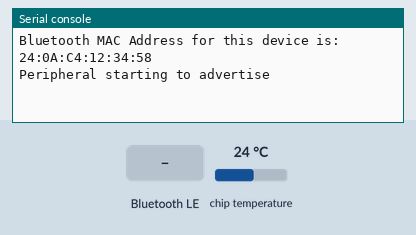
A program run on a simulated Raspberry Pi Pico running MicroPython. On the bench: the last lines printed to the serial console. Inputs (shaded band) come from the test bench; at power-on: chip temperature 24 °C. Nothing arrives over Bluetooth unless stated.

Above: at 1.2 s.
1.3 s: "1" written over Bluetooth
At 1.6 s:
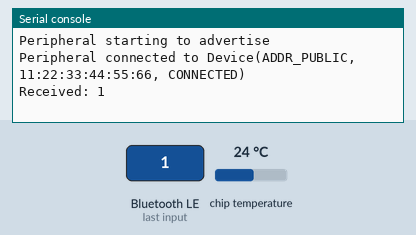
2.8 s: "on" written over Bluetooth
At 4.1 s:
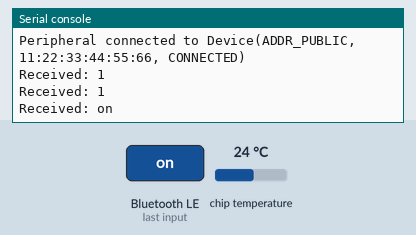
4.8 s: "off" written over Bluetooth
At 5.9 s:
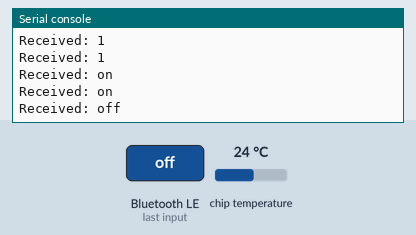

The program:

pico_a_3.py
```python
import aioble
import bluetooth
from machine import ADC, Pin
import asyncio

# Define UUIDs for the service and characteristics
_SERVICE_UUID = bluetooth.UUID(0x1848)
_WRITE_CHARACTERISTIC_UUID = bluetooth.UUID(0x2A6E)  # Central writes here
_READ_CHARACTERISTIC_UUID = bluetooth.UUID(0x2A6F)   # Peripheral responds here

# ADC Channel 4 reads the temperature sensor
sensor_temp = ADC(4)
conversion_factor = 3.3 / 65535  # Conversion factor for ADC reading to voltage

# Function to read the internal temperature
def read_temperature():
    raw_value = sensor_temp.read_u16()
    voltage = raw_value * conversion_factor
    temperature = 27 - (voltage - 0.706) / 0.001721
    return temperature

# Show the MAC address for the current Pico
ble = bluetooth.BLE()
ble.active(True)
_, mac_address = ble.config('mac')
formatted_mac = ':'.join(f'{b:02X}' for b in mac_address)
print(f"Bluetooth MAC Address for this device is: {formatted_mac}")
ble.active(False)
ble = None

IAM = "Peripheral"

# Bluetooth parameters
BLE_NAME = f"{IAM}"  # Dynamic name for the device
BLE_SVC_UUID = _SERVICE_UUID
BLE_APPEARANCE = 0x0300
BLE_ADVERTISING_INTERVAL = 2000

# state variables
message_count = 0

def encode_message(message):
    """Encode a message to bytes."""
    return message.encode('utf-8')

def decode_message(message):
    """Decode a message from bytes."""
    return message.decode('utf-8')

async def send_data_task(connection, write_characteristic):
    """Send data to the central device."""
    global message_count
    while True:
        message = f"{read_temperature()}°C"
        # print(f"Sending: {message}")

        try:
            msg = encode_message(message)
            write_characteristic.write(msg)  # Peripheral writes data here
            await asyncio.sleep(1)
        except Exception as e:
            print(f"Error while sending data: {e}")
            continue

async def receive_data_task(read_characteristic):
    """Receive data from the central device."""
    while True:
        try:
            # This blocks until new data is available
            data = read_characteristic.read()

            if data:
                print(f"Received: {decode_message(data)}")
                await asyncio.sleep(1)
        except Exception as e:
            print(f"Error receiving data: {e}")
            break

async def run_peripheral_mode():
    """Run the peripheral mode."""

    # Set up the Bluetooth service and characteristics
    ble_service = aioble.Service(BLE_SVC_UUID)

    # Characteristic for the central to write
    write_characteristic = aioble.Characteristic(
        ble_service, _WRITE_CHARACTERISTIC_UUID,
        read=True, write=True, capture=False
    )

    # Characteristic for the peripheral to write
    read_characteristic = aioble.Characteristic(
        ble_service, _READ_CHARACTERISTIC_UUID,
        read=True, write=True, capture=False
    )

    aioble.register_services(ble_service)

    print(f"{BLE_NAME} starting to advertise")

    while True:
        async with await aioble.advertise(
            BLE_ADVERTISING_INTERVAL, name=BLE_NAME, services=[BLE_SVC_UUID],
            appearance=BLE_APPEARANCE) as connection:

            print(f"{BLE_NAME} connected to {connection.device}")

            # Create tasks for sending and receiving data
            tasks = [
                asyncio.create_task(send_data_task(connection, read_characteristic)),
                asyncio.create_task(receive_data_task(write_characteristic)),
            ]
            await asyncio.gather(*tasks)
            print(f"{IAM} disconnected")
            break

asyncio.run(run_peripheral_mode())
```

Measured:
- after the input at 1.3 s, the serial console: prints a new line at once (image 1)
- after the input at 2.8 s, the serial console: prints a new line after 0.50 s (image 2)
- after the input at 4.8 s, the serial console: prints a new line after 0.50 s (image 3)
